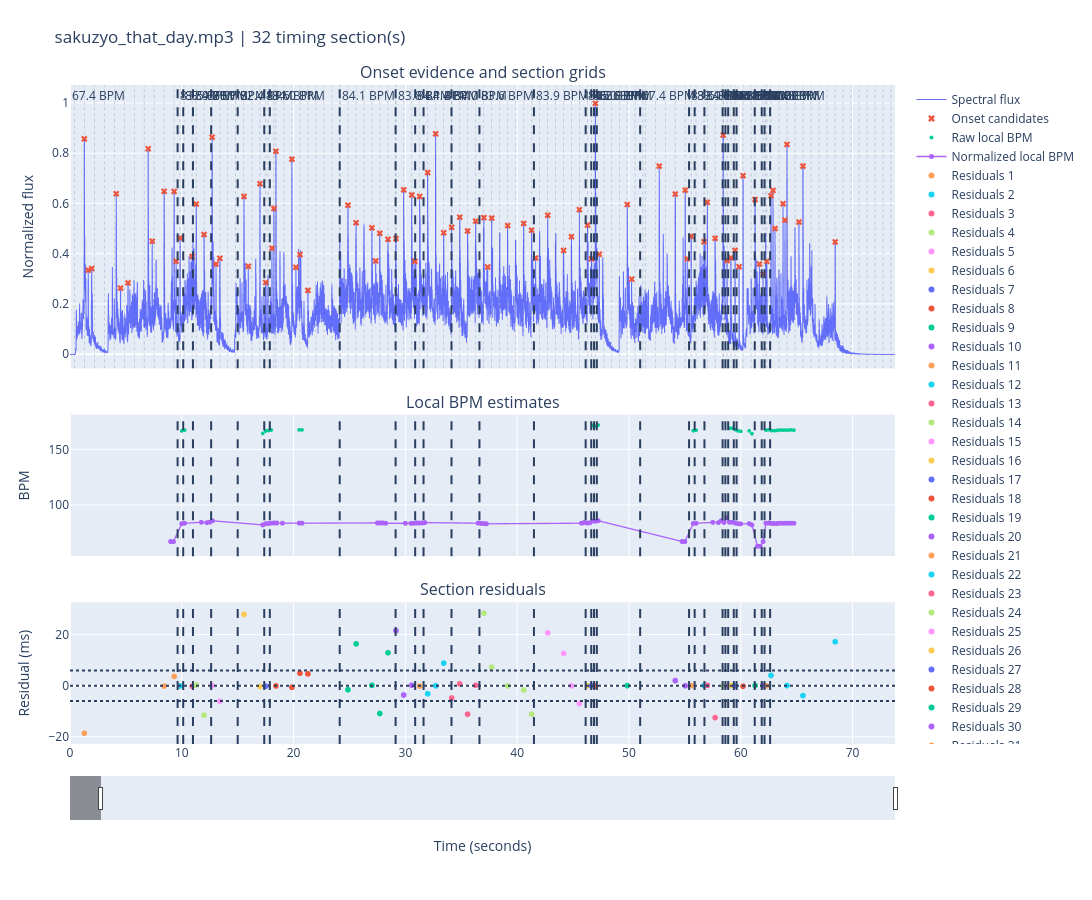

Notebook code for this chart:
### Markdown cell above
## Inspect timing sections

### Code cell
segment_figure = visualize_timing_segments(
    result,
    pixels_per_second=PIXELS_PER_SECOND,
)
